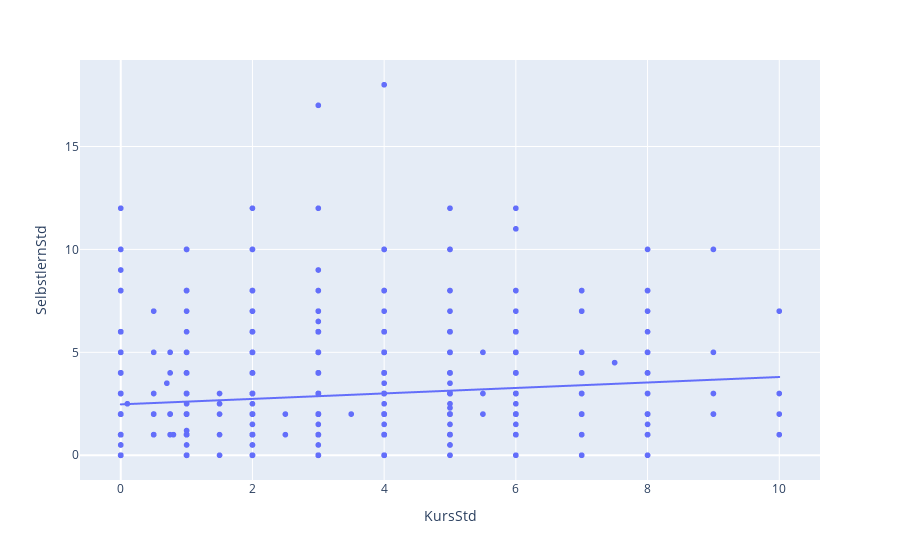

The notebook cell this image was saved under:
### Code cell
fig = px.scatter(df, x='KursStd', y='SelbstlernStd', height=500, trendline="ols")
fig.show()

### Figure 1 — Plotly figure (JSON) as saved in the notebook; plotly's stock layout.template omitted (floating-point values rounded to 4 significant figures; data arrays with more than 128 entries replaced by an {"elided": "..."} marker saying what was removed)
{"data": [{"hovertemplate": "KursStd=%{x}<br>SelbstlernStd=%{y}<extra></extra>", "legendgroup": "", "marker": {"color": "#636efa", "symbol": "circle"}, "mode": "markers", "name": "", "showlegend": false, "type": "scattergl", "x": {"elided": "1145 float values"}, "xaxis": "x", "y": {"elided": "1145 float values"}, "yaxis": "y"}, {"hovertemplate": "<b>OLS trendline</b><br>SelbstlernStd = 0.132992 * KursStd + 2.47144<br>R<sup>2</sup>=0.016885<br><br>KursStd=%{x}<br>SelbstlernStd=%{y} <b>(trend)</b><extra></extra>", "legendgroup": "", "marker": {"color": "#636efa", "symbol": "circle"}, "mode": "lines", "name": "", "showlegend": false, "type": "scattergl", "x": {"elided": "1145 float values"}, "xaxis": "x", "y": {"elided": "1145 float values"}, "yaxis": "y"}], "layout": {"autosize": true, "legend": {"tracegroupgap": 0}, "margin": {"t": 60}, "xaxis": {"anchor": "y", "autorange": true, "domain": [0, 1], "range": [-0.6049, 10.6], "title": {"text": "KursStd"}, "type": "linear"}, "yaxis": {"anchor": "x", "autorange": true, "domain": [0, 1], "range": [-1.237, 19.24], "title": {"text": "SelbstlernStd"}, "type": "linear"}}}
